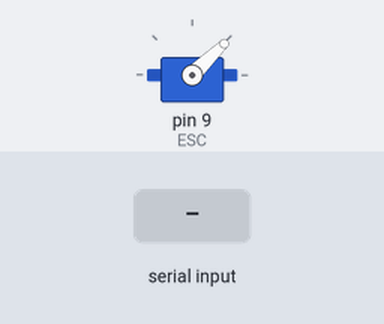
A sketch run on a simulated Arduino Uno, built with avr-gcc and run on an emulated ATmega328P. Shown: servo. The test bench sets the inputs (shaded band).

Above: at 6.2 s.
6.3 s: "90,45\n" received over Serial
At 6.7 s:
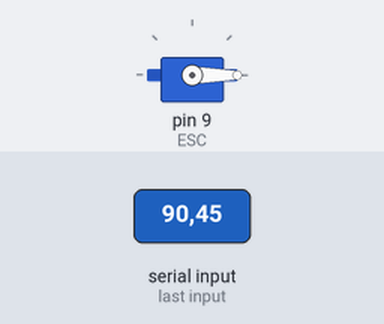
Timing chart, 0 to 9.3 s (numbered marks = the images above; inputs shaded):
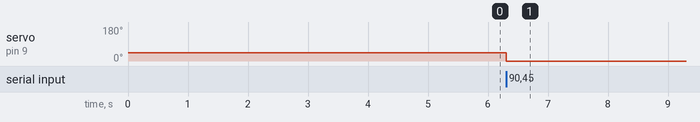

Measured:
- after the input at 6.3 s, servo on pin 9 (ESC): 44° → 0° at once

The sketch:

esc_funcional.ino
```cpp
/* Programacion de un ESC con Arduino
 *
 * La velocidad del motor puede cambiarse enviando
 * un entero entre 1000 (vel. minima) y 2000 (vel. max.)
 * por Serial.
 *
 * Programa escrito por Transductor
 * www.robologs.net
 */
#include<Servo.h>

Servo ESC; //Crear un objeto de clase servo

int vel = 1000; //amplitud del pulso


void setup()
{
  //Asignar un pin al ESC
  ESC.attach(9);

  //Activar el ESC
  ESC.writeMicroseconds(1000); //1000 = 1ms
  //Cambia el 1000 anterior por 2000 si
  //tu ESC se activa con un pulso de 2ms
  delay(5000); //Esperar 5 segundos para hacer la activacion

  //Iniciar puerto serial
  Serial.begin(9600);
  Serial.setTimeout(10);


}


void loop()
{
  if(Serial.available() >= 1)
  {
    vel = Serial.parseInt(); //Leer un entero por serial
    if(vel != 0)
    {
      ESC.writeMicroseconds(vel); //Generar un pulso con el numero recibido
    }
  }
}
```
